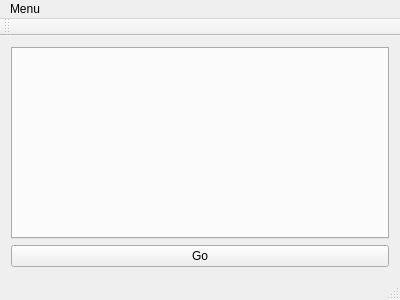
<?xml version="1.0" encoding="UTF-8"?>
<ui version="4.0">
 <class>MainWindow</class>
 <widget class="QMainWindow" name="MainWindow">
  <property name="geometry">
   <rect>
    <x>0</x>
    <y>0</y>
    <width>400</width>
    <height>300</height>
   </rect>
  </property>
  <property name="windowTitle">
   <string>Auto Install</string>
  </property>
  <widget class="QWidget" name="centralWidget">
   <layout class="QGridLayout" name="gridLayout">
    <item row="0" column="0">
     <widget class="QTabWidget" name="tabWidget">
      <property name="currentIndex">
       <number>-1</number>
      </property>
     </widget>
    </item>
    <item row="1" column="0">
     <widget class="QPushButton" name="Start">
      <property name="text">
       <string>Go</string>
      </property>
     </widget>
    </item>
   </layout>
  </widget>
  <widget class="QMenuBar" name="menuBar">
   <property name="geometry">
    <rect>
     <x>0</x>
     <y>0</y>
     <width>400</width>
     <height>25</height>
    </rect>
   </property>
   <widget class="QMenu" name="menuMenu">
    <property name="title">
     <string>Menu</string>
    </property>
    <addaction name="actionOptions"/>
    <addaction name="separator"/>
    <addaction name="actionA_Propos"/>
    <addaction name="actionA_Propos_de_Qt"/>
    <addaction name="separator"/>
    <addaction name="actionQuitter"/>
   </widget>
   <addaction name="menuMenu"/>
  </widget>
  <widget class="QToolBar" name="mainToolBar">
   <attribute name="toolBarArea">
    <enum>TopToolBarArea</enum>
   </attribute>
   <attribute name="toolBarBreak">
    <bool>false</bool>
   </attribute>
  </widget>
  <widget class="QStatusBar" name="statusBar"/>
  <action name="actionOptions">
   <property name="text">
    <string>Options</string>
   </property>
  </action>
  <action name="actionA_Propos">
   <property name="text">
    <string>A Propos</string>
   </property>
  </action>
  <action name="actionA_Propos_de_Qt">
   <property name="text">
    <string>A Propos de Qt</string>
   </property>
  </action>
  <action name="actionQuitter">
   <property name="text">
    <string>Quitter</string>
   </property>
  </action>
 </widget>
 <layoutdefault spacing="6" margin="11"/>
 <resources/>
 <connections/>
</ui>
